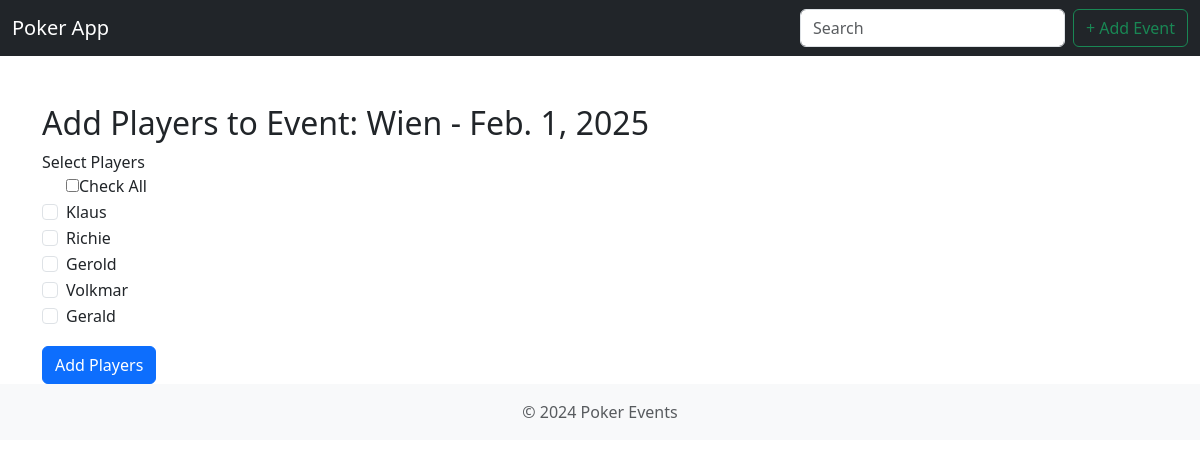
The app's page /add_players/2/ with its own data.
### poker_data/models.py (models this page shows, shortened)
class Event(models.Model):
    host_location = models.CharField(max_length=100, blank=True, null=True)  # formerly "gastgeber_ort"
    participants = models.ManyToManyField(Player, through='EventParticipation', related_name='events')  # formerly "teilnehmer"
    pot = models.DecimalField(max_digits=10, decimal_places=2)
    date = models.DateField()  # formerly "datum" #TODO change format to dd.mm.yyyy
    active = models.BooleanField(default=True)  # formerly "active"
    asop = models.BooleanField(default=False)  # formerly "asop"
    host_player = models.ForeignKey(Player, on_delete=models.SET_NULL, blank=True, null=True, related_name='hosted_events')  # formerly "gastgeber_spieler"

class Player(models.Model):
    name = models.CharField(max_length=100)
    founding_member = models.BooleanField(default=False)
    first_participation = models.DateField(blank=True, null=True)
    total_earnings = models.DecimalField(max_digits=10, decimal_places=2, default=0)

### poker_events/views.py (the view)
# urls.py: path('add_players/<int:event_id>/', views.add_players, name='add_players'),
def add_players(request, event_id):
    event = get_object_or_404(Event, id=event_id)
    players = Player.objects.all()
    if request.method == 'POST':
        selected_players = request.POST.getlist('players')  # Get selected players from the form
        for player_id in selected_players:
            player = Player.objects.get(id=player_id)
            EventParticipation.objects.create(event=event, player=player)
        return redirect('home')
    return render(request, 'add_players.html', {
        'event': event,
        'players': players
    })

### poker_data/context_processors.py (called while the page is built)
def active_events_status(request):
    return {
        'active_events_exist': Event.objects.filter(active=True).exists()
    }

### templates/add_players.html (shortened to what this page needs)
{% extends 'base.html' %}
{% load static %}
{% block content %}
  <div class="container mt-5">
    <h2>Add Players to Event: {{ event.host_location }} - {{ event.date }}</h2>
    <form method="POST">
      <div class="form-group">
        <label>Select Players</label>
        <div class="form-check">
          <input type="checkbox" id="check_all" />Check All
        </div>
        {% for player in players %}
          <div class="form-check">
            <input type="checkbox" name="players" value="{{ player.id }}" class="form-check-input" id="player_{{ player.id }}" />
            <label class="form-check-label" for="player_{{ player.id }}">{{ player.name }}</label>
          </div>
        {% endfor %}
      </div>
      <button type="submit" class="btn btn-primary mt-3">Add Players</button>
    </form>
  </div>
{% endblock %}

### records on screen
Event: host_location "Wien", date "Feb. 1, 2025"
Player: name "Klaus"
Player: name "Richie"
Player: name "Gerold"
Player: name "Volkmar"
Player: name "Gerald"
